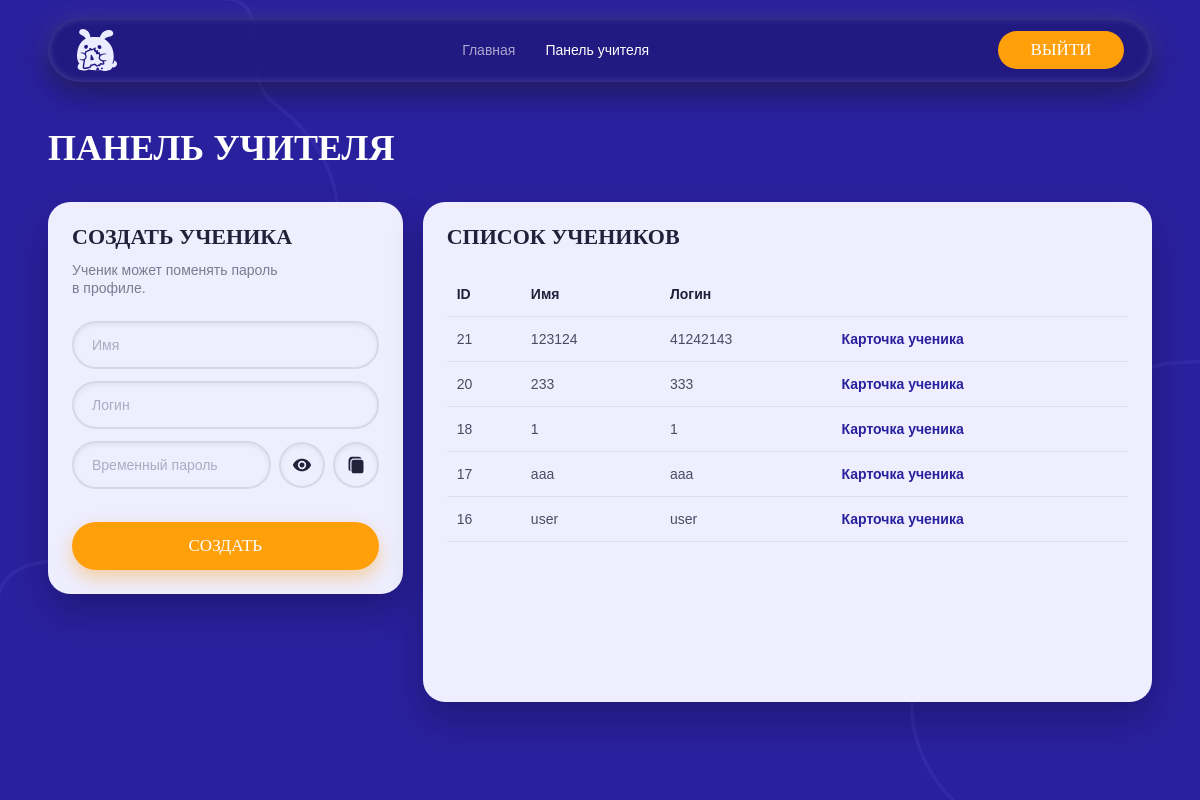
Page /teacher/dashboard.php (signed in) on the earlier database version.
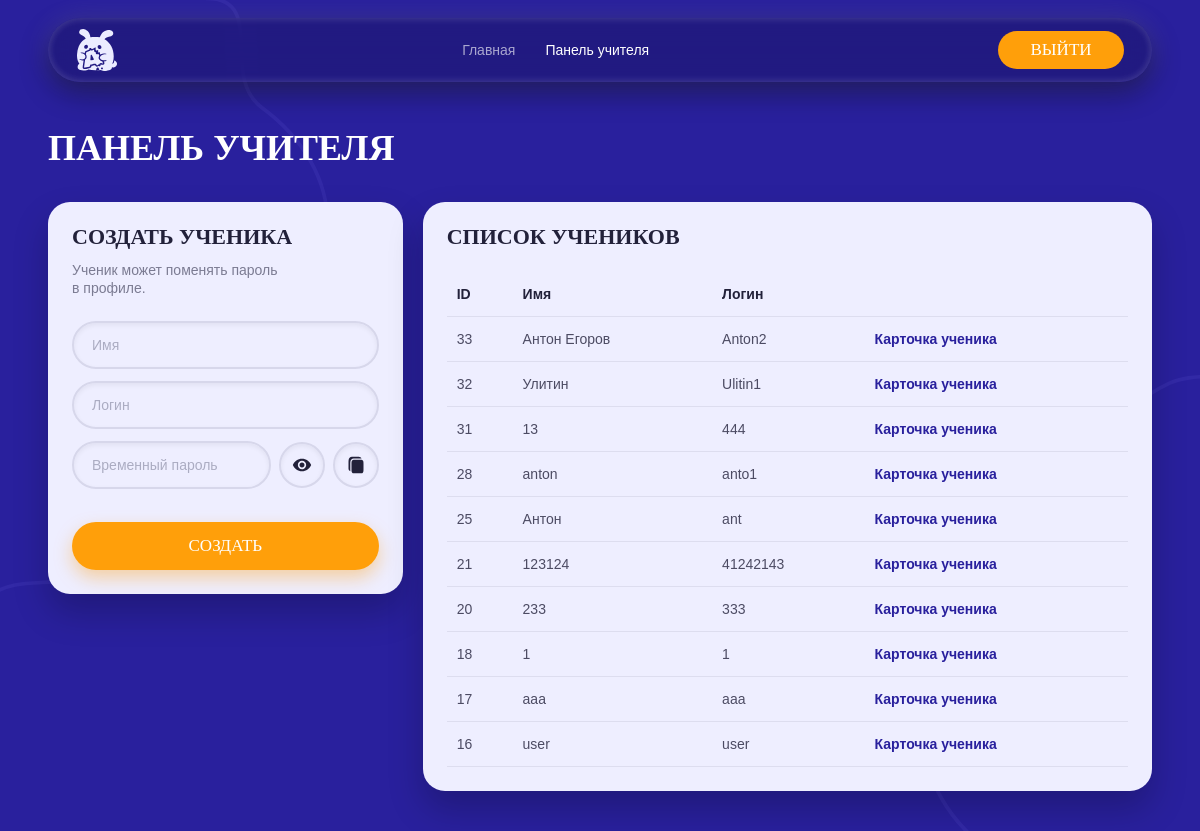
Same page on the later database version.
### tables this page shows
CREATE TABLE `users` (
  `id` int(11) NOT NULL,
  `role` enum('teacher','student') NOT NULL,
  `login` varchar(64) NOT NULL,
  `pass_hash` varchar(255) NOT NULL,
  `display_name` varchar(128) NOT NULL,
  `created_at` timestamp NOT NULL DEFAULT current_timestamp(),
  `must_change_pass` tinyint(1) NOT NULL DEFAULT 0
);

### inc/config.php (called while the page is built, shortened)
<?php
function h(string $s): string {
  return htmlspecialchars($s, ENT_QUOTES | ENT_SUBSTITUTE, 'UTF-8');
}

### teacher/dashboard.php (the view, shortened to what this page needs)
<?php
require_once __DIR__ . '/../inc/db.php';
$students = $pdo->query("
  SELECT id, login, display_name, created_at
  FROM users
  WHERE role = 'student'
  ORDER BY id DESC
")->fetchAll();
?>
<!doctype html>
<html lang="ru">
<head>
  <link rel="stylesheet" href="../assets/style.css?v=2">
</head>
<body>
  <main class="teacher-page">
    <header class="teacher-header">
      <a class="teacher-logo" href="../index.php" aria-label="На главную">
        <img src="../assets/img/logo.svg" alt="Логотип">
      </a>
      <nav class="teacher-nav" id="mobileMenu">
        <a href="../index.php">Главная</a>
        <a href="dashboard.php" class="active">Панель учителя</a>
      </nav>
      <a class="teacher-header-btn" href="../logout.php">Выйти</a>
    </header>
    <div class="teacher-wrap">
      <h1 class="teacher-title">Панель учителя</h1>
      <div class="teacher-grid">
        <section class="teacher-card teacher-create-card">
          <h2>Создать ученика</h2>
          <p class="teacher-card-text">
            Ученик может поменять пароль в&nbsp;профиле.
          </p>
          <form class="teacher-form" method="post">
            <p>
              <input name="name" placeholder="Имя" required>
            </p>
            <p>
              <input name="login" placeholder="Логин" required>
            </p>
            <div class="password-field">
              <input id="createStudentPassword" type="password" name="temp_pass" placeholder="Временный пароль"
                autocomplete="new-password" required>
              <button class="password-icon-btn" type="button"
                onclick="togglePasswordVisibility('createStudentPassword')" aria-label="Показать или скрыть пароль"
                title="Показать или скрыть пароль">
                <img src="../assets/img/eye.svg" alt="">
              </button>
              <button class="password-icon-btn" type="button"
                onclick="copyPasswordFromInput('createStudentPassword')" aria-label="Скопировать пароль"
                title="Скопировать пароль">
                <img src="../assets/img/copy.svg" alt="">
              </button>
            </div>
            <button class="teacher-btn" type="submit">Создать</button>
          </form>
        </section>
        <section class="teacher-card teacher-students-card">
          <h2>Список учеников</h2>
          <div class="teacher-table-wrap">
            <table class="teacher-table">
              <thead>
                <tr>
                  <th>ID</th>
                  <th>Имя</th>
                  <th>Логин</th>
                  <th></th>
                </tr>
              </thead>
              <tbody>
                <?php foreach ($students as $s): ?>
                  <tr>
                    <td><?= (int) $s['id'] ?></td>
                    <td><?= h($s['display_name']) ?></td>
                    <td><?= h($s['login']) ?></td>
                    <td>
                      <a href="student.php?id=<?= (int) $s['id'] ?>">
                        Карточка ученика
                      </a>
                    </td>
                  </tr>
                <?php endforeach; ?>
              </tbody>
            </table>
          </div>
        </section>
      </div>
    </div>
  </main>
</body>
</html>

### assets/style.css (style rules this page uses)
* { box-sizing: border-box; }
body { font-family: system-ui, Arial; margin: 0; background: #f6f7fb; color: #111; }
a { color: inherit; }
h1 { margin: 0 0 12px; font-size: 26px; }
h2 { margin: 0 0 10px; font-size: 18px; }
p { margin: 8px 0; }
input, button, select { font: inherit; }
input { width: 100%; padding: 10px 12px; border: 1px solid #ddd; border-radius: 10px; }
button { padding: 10px 12px; border: 0; border-radius: 10px; cursor: pointer; background: #111; color: #fff; }
.password-field { display: flex; gap: 8px; align-items: center; width: 100%; }
.password-field input { flex: 1; min-width: 0; }
.password-field button { white-space: nowrap; }
.password-icon-btn { width: 48px; height: 48px; padding: 0; display: inline-flex; align-items: center; justify-content: center; flex: 0 0 48px; border: 2px solid #d7d7eb; border-radius: 999px; background: #eeeeff; cursor: pointer; box-shadow: inset 0 2px 5px rgba(0, 0, 0, .06); transition: transform 0.2s ease, border-color 0.2s ease, box-shadow 0.2s ease; }
.password-icon-btn img { width: 22px; height: 22px; display: block; pointer-events: none; }

Differences in the rows shown:
added users: id "33", display_name "Антон Егоров", login "Anton2"
added users: id "32", display_name "Улитин", login "Ulitin1"
added users: id "31", display_name "13", login "444"
added users: id "28", display_name "anton", login "anto1"
added users: id "25", display_name "Антон", login "ant"
